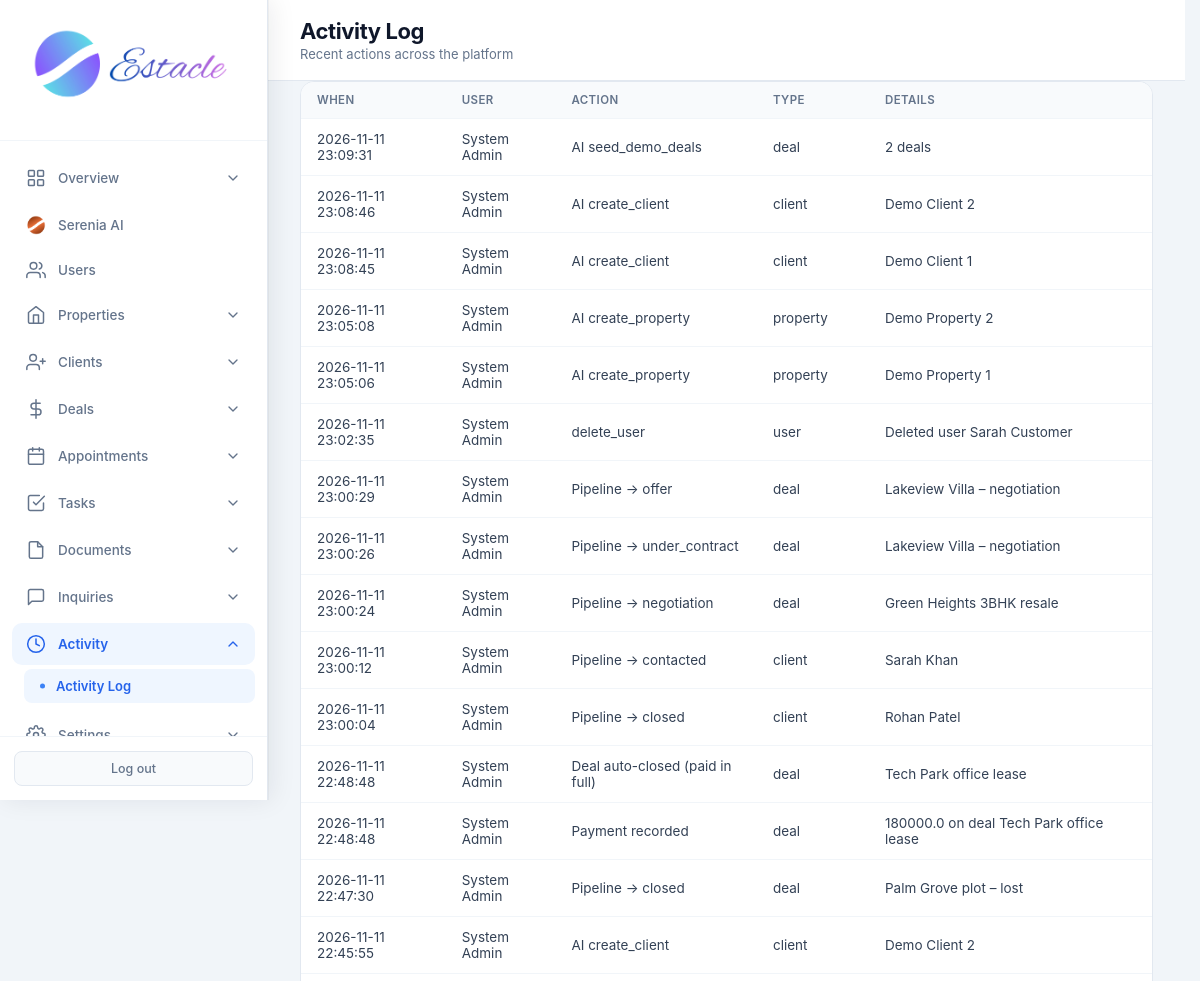
The page /admin/activity (signed in, upper part) on the database as committed earlier.
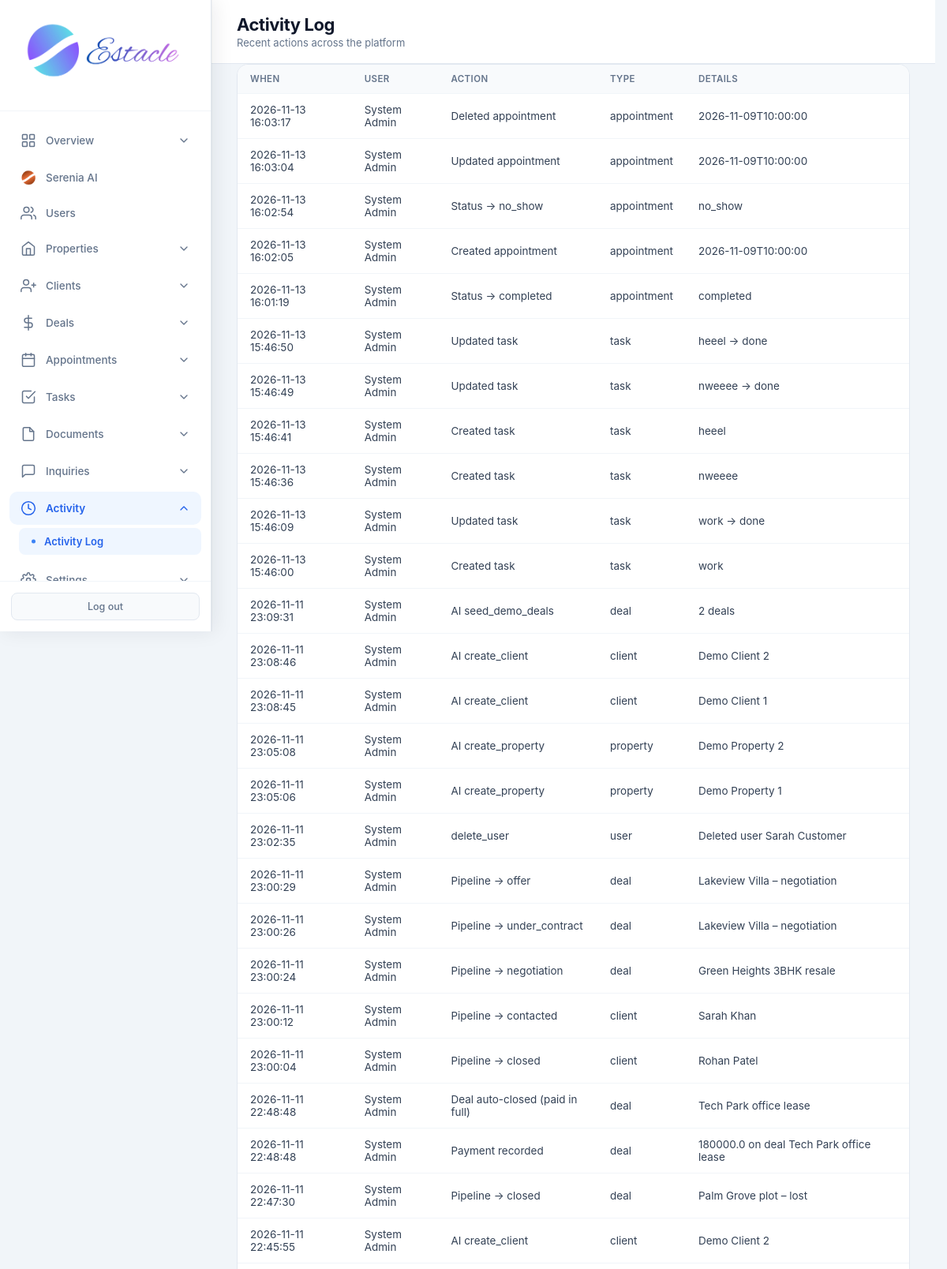
The same page on the database as committed later.
### tables this page shows
CREATE TABLE activity_log (
            id INTEGER PRIMARY KEY AUTOINCREMENT,
            user_id INTEGER,
            action TEXT NOT NULL,
            entity_type TEXT,
            entity_id INTEGER,
            details TEXT,
            created_at TIMESTAMP DEFAULT CURRENT_TIMESTAMP,
            FOREIGN KEY (user_id) REFERENCES users (id)
        );

CREATE TABLE users (
            id INTEGER PRIMARY KEY AUTOINCREMENT,
            email TEXT UNIQUE NOT NULL,
            password TEXT NOT NULL,
            full_name TEXT NOT NULL,
            role TEXT NOT NULL CHECK(role IN ('admin', 'agent', 'customer')),
            phone TEXT,
            created_at TIMESTAMP DEFAULT CURRENT_TIMESTAMP,
            is_active INTEGER DEFAULT 1
        , avatar TEXT, last_seen TIMESTAMP, job_title TEXT, department TEXT, employee_id TEXT, license_no TEXT, commission_rate REAL, alt_phone TEXT, address TEXT, city TEXT, state TEXT, country TEXT, postal_code TEXT, notes TEXT, hire_date TEXT, timezone TEXT);

### routes/admin/activity.py (the view)
@admin.route('/admin/activity')
@login_required
@role_required('admin')
def admin_activity():
    db = get_db()
    logs = db.execute(
        "SELECT a.*, u.full_name as user_name FROM activity_log a LEFT JOIN users u ON a.user_id = u.id ORDER BY a.created_at DESC LIMIT 100"
    ).fetchall()
    return render_template('admin_activity.html', logs=logs)

### core/db.py (called while the page is built)
def get_db():
    if 'db' not in g:
        g.db = sqlite3.connect(current_app.config['DATABASE'])
        g.db.row_factory = sqlite3.Row
    return g.db

### core/helpers.py (called while the page is built)
def login_required(f):
    @wraps(f)
    def decorated_function(*args, **kwargs):
        if 'user_id' not in session:
            flash('Please log in to access this page.', 'warning')
            return redirect(url_for('auth.login'))
        return f(*args, **kwargs)
    return decorated_function

def role_required(*roles):
    def decorator(f):
        @wraps(f)
        def decorated_function(*args, **kwargs):
            if 'user_id' not in session:
                flash('Please log in to access this page.', 'warning')
                return redirect(url_for('auth.login'))
            if session.get('role') not in roles:
                flash('You do not have permission to access this page.', 'danger')
                return redirect(url_for('auth.role_redirect'))
            return f(*args, **kwargs)
        return decorated_function
    return decorator

### templates/admin_activity.html (shortened to what this page needs)
<!DOCTYPE html>
<html lang="en">
<head>
<link rel="stylesheet" href="{{ url_for('static', filename='css/admin.css') }}">
</head>
<body>
<div class="app-layout">
{% set active = 'activity' %}
{% include 'partials/admin_sidebar.html' %}
<main class="main-content">
<header class="top-bar">
<div><h1 class="page-title">Activity Log</h1><p class="page-subtitle">Recent actions across the platform</p></div>
</header>
<div class="panel full"><div class="table-wrap"><table>
<thead><tr><th>When</th><th>User</th><th>Action</th><th>Type</th><th>Details</th></tr></thead>
<tbody>
{% for a in logs %}
<tr>
<td>{{ a.created_at }}</td>
<td>{{ a.user_name or '—' }}</td>
<td>{{ a.action }}</td>
<td>{{ a.entity_type or '—' }}</td>
<td>{{ a.details or '—' }}</td>
</tr>
{% else %}<tr><td colspan="5" class="empty">No activity yet</td></tr>{% endfor %}
</tbody></table></div></div>
</main>
</div>
</body>
</html>

Rows that differ between the two databases and show on the page:
added activity_log: created_at "2026-11-13 16:03:17", full_name "System Admin", action "Deleted appointment", entity_type "appointment", details "2026-11-09T10:00:00"
added activity_log: created_at "2026-11-13 16:03:04", full_name "System Admin", action "Updated appointment", entity_type "appointment", details "2026-11-09T10:00:00"
added activity_log: created_at "2026-11-13 16:02:54", full_name "System Admin", action "Status → no_show", entity_type "appointment", details "no_show"
added activity_log: created_at "2026-11-13 16:02:05", full_name "System Admin", action "Created appointment", entity_type "appointment", details "2026-11-09T10:00:00"
added activity_log: created_at "2026-11-13 16:01:19", full_name "System Admin", action "Status → completed", entity_type "appointment", details "completed"
added activity_log: created_at "2026-11-13 15:46:50", full_name "System Admin", action "Updated task", entity_type "task", details "heeel → done"
added activity_log: created_at "2026-11-13 15:46:49", full_name "System Admin", action "Updated task", entity_type "task", details "nweeee → done"
added activity_log: created_at "2026-11-13 15:46:41", full_name "System Admin", action "Created task", entity_type "task", details "heeel"
added activity_log: created_at "2026-11-13 15:46:36", full_name "System Admin", action "Created task", entity_type "task", details "nweeee"
added activity_log: created_at "2026-11-13 15:46:09", full_name "System Admin", action "Updated task", entity_type "task", details "work → done"
added activity_log: created_at "2026-11-13 15:46:00", full_name "System Admin", action "Created task", entity_type "task", details "work"
